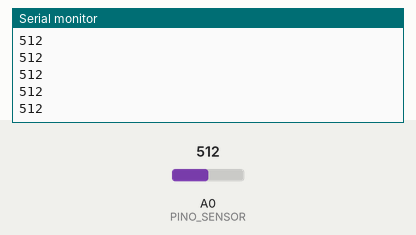
A sketch run on a simulated Arduino Uno, built with avr-gcc and run on an emulated ATmega328P. Shown: the last lines printed to the serial monitor. The test bench sets the inputs (shaded band); at power-on: A0 (PINO_SENSOR) = 512.

Above: at 1.2 s.
1.3 s: A0 (PINO_SENSOR) set to 716
At 1.32 s:
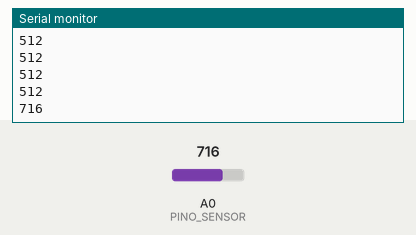
2.8 s: A0 (PINO_SENSOR) set to 900
At 2.83 s:
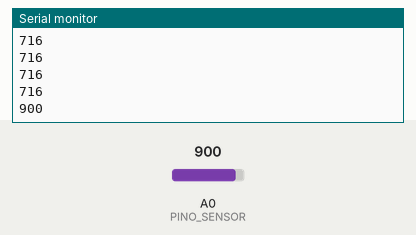
Timing chart, 0 to 5.8 s (numbered marks = the images above; inputs shaded):
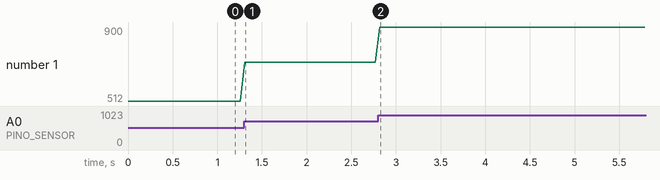

The sketch:

beatSync.ino
```cpp
const int PINO_SENSOR = A0; // Pino A0 conectado ao sensor de som

void setup() {

  pinMode(PINO_SENSOR, INPUT); // Pino A0 definido como saida
  Serial.begin(9600); // Inicializa a comunicacao serial

}

void loop() {

  Serial.println(analogRead(PINO_SENSOR)); // Le as informacoes obtidas do sensor
  delay(50); // Tempo de atualizacao de informacoes

}
```

Measured:
- after the input at 1.3 s, the serial monitor: prints a new line at once (image 1)
- after the input at 2.8 s, the serial monitor: prints a new line at once (image 2)
- plotted number 1: 512 → 716 after the input at 1.3 s, 716 → 900 after the input at 2.8 s
